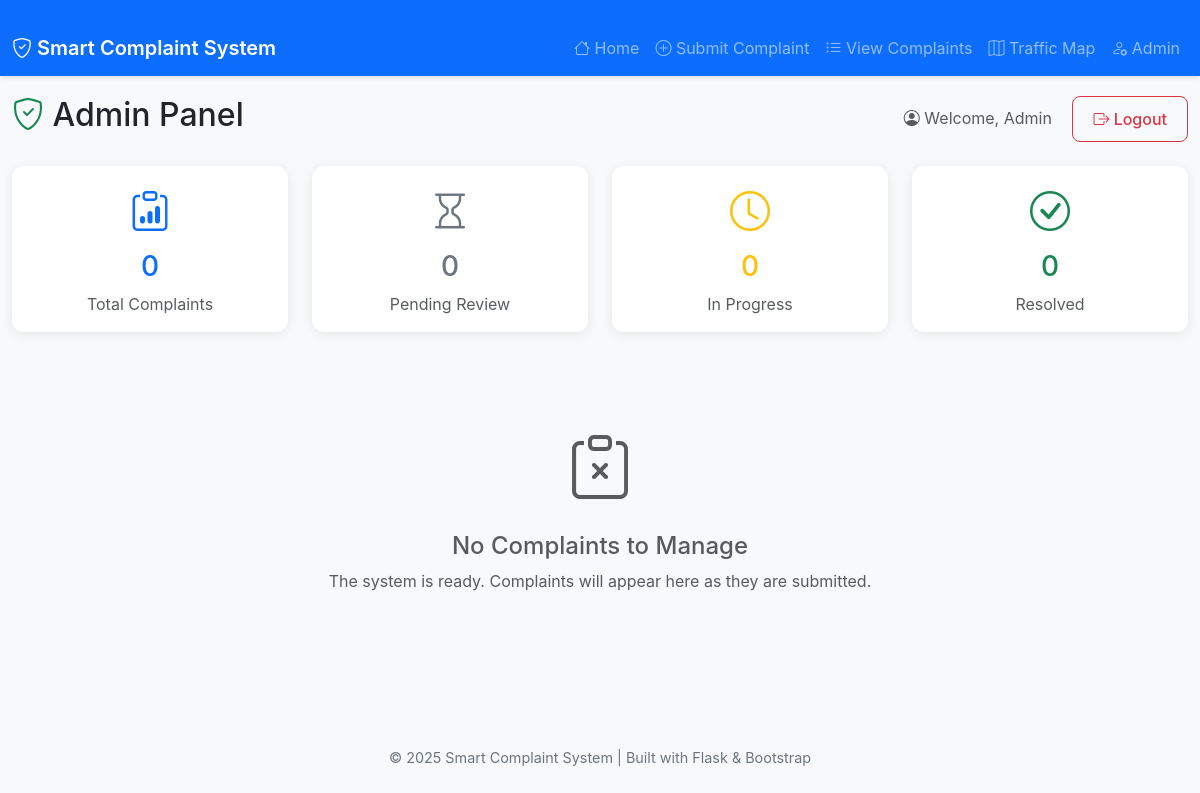
Page /admin/panel (signed in) on the earlier database version.
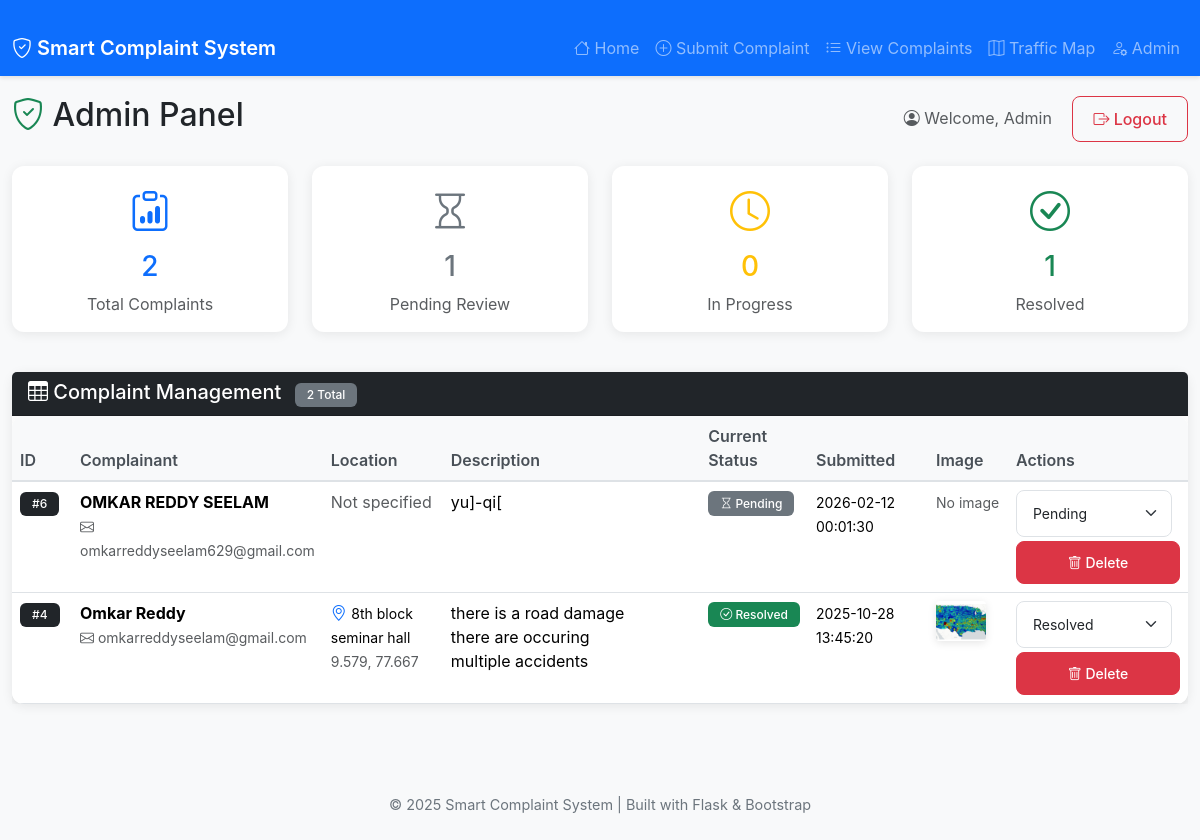
Same page on the later database version.
### tables this page shows
CREATE TABLE complaints (
        id INTEGER PRIMARY KEY AUTOINCREMENT,
        name TEXT NOT NULL,
        email TEXT NOT NULL,
        location TEXT,
        latitude REAL,
        longitude REAL,
        description TEXT,
        image TEXT,
        status TEXT DEFAULT 'Pending',
        timestamp TEXT
    );

### app.py (the view)
@app.route('/admin/panel')
def admin_panel():
    if not session.get('admin_logged_in'):
        flash('Please login to access admin panel', 'warning')
        return redirect(url_for('admin_login'))
    conn = get_db_connection()
    complaints = conn.execute('SELECT * FROM complaints ORDER BY timestamp DESC').fetchall()
    conn.close()
    return render_template('admin_panel.html', complaints=complaints)

### app.py (called while the page is built)
def get_db_connection():
    conn = sqlite3.connect(DATABASE)
    conn.row_factory = sqlite3.Row
    return conn

### templates/admin_panel.html (shortened to what the changed rows need)
{% extends 'base.html' %}
{% block content %}
<div class="d-flex justify-content-between align-items-center mb-4">
    <h2><i class="bi bi-shield-check text-success"></i> Admin Panel</h2>
</div>
<div class="row mb-4">
    {% set total_count = complaints|length %}
    {% set pending_count = complaints|selectattr("status", "equalto", "Pending")|list|length %}
    {% set progress_count = complaints|selectattr("status", "equalto", "In Progress")|list|length %}
    {% set resolved_count = complaints|selectattr("status", "equalto", "Resolved")|list|length %}
    <div class="col-xl-3 col-md-6 mb-3">
        <div class="card border-primary">
            <div class="card-body text-center">
                <i class="bi bi-clipboard-data text-primary fs-1"></i>
                <h3 class="text-primary mt-2">{{ total_count }}</h3>
                <p class="text-muted mb-0">Total Complaints</p>
            </div>
        </div>
    </div>
    <div class="col-xl-3 col-md-6 mb-3">
        <div class="card border-secondary">
            <div class="card-body text-center">
                <i class="bi bi-hourglass text-secondary fs-1"></i>
                <h3 class="text-secondary mt-2">{{ pending_count }}</h3>
                <p class="text-muted mb-0">Pending Review</p>
            </div>
        </div>
    </div>
    <div class="col-xl-3 col-md-6 mb-3">
        <div class="card border-success">
            <div class="card-body text-center">
                <i class="bi bi-check-circle text-success fs-1"></i>
                <h3 class="text-success mt-2">{{ resolved_count }}</h3>
                <p class="text-muted mb-0">Resolved</p>
            </div>
        </div>
    </div>
</div>
{% if complaints %}
    <div class="card">
        <div class="card-header bg-dark text-white">
            <h5 class="mb-0">
                <i class="bi bi-table"></i> Complaint Management
                <span class="badge bg-secondary ms-2">{{ total_count }} Total</span>
            </h5>
        </div>
        <div class="card-body p-0">
            <div class="table-responsive">
                <table class="table table-hover mb-0">
                    <thead class="table-light">
                        <tr>
                            <th style="width: 60px;">ID</th>
                            <th style="width: 150px;">Complainant</th>
                            <th style="width: 120px;">Location</th>
                            <th>Description</th>
                            <th style="width: 100px;">Current Status</th>
                            <th style="width: 120px;">Submitted</th>
                            <th style="width: 80px;">Image</th>
                            <th style="width: 180px;">Actions</th>
                        </tr>
                    </thead>
                    <tbody>
                    {% for complaint in complaints %}
                        <tr id="row-{{ complaint.id }}">
                            <td>
                                <span class="badge bg-dark">#{{ complaint.id }}</span>
                            </td>
                            <td>
                                <div>
                                    <strong>{{ complaint.name }}</strong><br>
                                    <small class="text-muted">
                                        <i class="bi bi-envelope"></i> {{ complaint.email }}
                                    </small>
                                </div>
                            </td>
                            <td>
                                {% if complaint.location %}
                                    <i class="bi bi-geo-alt text-primary"></i>
                                    <small>{{ complaint.location[:30] }}{% if complaint.location|length > 30 %}...{% endif %}</small>
                                    {% if complaint.latitude and complaint.longitude %}
                                        <br><small class="text-muted">{{ '%.3f'|format(complaint.latitude) }}, {{ '%.3f'|format(complaint.longitude) }}</small>
                                    {% endif %}
                                {% else %}
                                    <span class="text-muted">Not specified</span>
                                {% endif %}
                            </td>
                            <td>
                                <div style="max-width: 200px;">
                                    {{ complaint.description[:80] }}
                                </div>
                            </td>
                            <td>
                                <span id="status-badge-{{ complaint.id }}">
                                    {% if complaint.status == 'Resolved' %}
                                        <span class="badge bg-success">
                                            <i class="bi bi-check-circle"></i> Resolved
                                        </span>
                                    {% elif complaint.status == 'In Progress' %}
                                        <span class="badge bg-warning">
                                            <i class="bi bi-clock"></i> In Progress
                                        </span>
                                    {% else %}
                                        <span class="badge bg-secondary">
                                            <i class="bi bi-hourglass"></i> Pending
                                        </span>
                                    {% endif %}
                                </span>
                            </td>
                            <td>
                                <small>{{ complaint.timestamp }}</small>
                            </td>
                            <td>
                                {% if complaint.image %}
                                    <img src="{{ url_for('static', filename=complaint.image) }}"
                                         class="complaint-image"
                                         style="width: 50px; height: 40px; object-fit: cover; border-radius: 4px; cursor: pointer;"
                                         alt="Complaint Image"
                                         title="Click to enlarge">
                                {% else %}
                                    <span class="text-muted small">No image</span>
                                {% endif %}
                            </td>
                            <td>
                                <form method="POST" action="{{ url_for('update_status', complaint_id=complaint.id) }}" class="d-flex align-items-center mb-1">
                                    <select class="form-select form-select-sm me-2" name="status" onchange="this.form.submit()">
                                        <option value="Pending" {% if complaint.status=='Pending' %}selected{% endif %}>Pending</option>
                                        <option value="Resolved" {% if complaint.status=='Resolved' %}selected{% endif %}>Resolved</option>
                                    </select>
                                </form>
                                <form method="POST" action="{{ url_for('delete_complaint', complaint_id=complaint.id) }}" onsubmit="return confirm('Are you sure you want to delete this complaint?');">
                                    <button type="submit" class="btn btn-sm btn-danger w-100" title="Delete Complaint">
                                        <i class="bi bi-trash"></i> Delete
                                    </button>
                                </form>
                            </td>
                        </tr>
                    {% endfor %}
                    </tbody>
                </table>
            </div>
        </div>
    </div>
{% else %}
    <div class="text-center py-5">
        <i class="bi bi-clipboard-x text-muted" style="font-size: 4rem;"></i>
        <h4 class="text-muted mt-3">No Complaints to Manage</h4>
        <p class="text-muted">The system is ready. Complaints will appear here as they are submitted.</p>
    </div>
{% endif %}
{% endblock %}

Differences in the rows shown:
added complaints: id "6", name "OMKAR REDDY SEELAM", email "omkarreddyseelam629@gmail.com", location "Not specified", description "yu]-qi[", shows "Pending", timestamp "2026-02-12 00:01:30", image "No image", status "Pending"
added complaints: id "4", name "Omkar Reddy", email "omkarreddyseelam@gmail.com", location "8th block seminar hall", latitude "9.579", longitude "77.667", description "there is a road damage there are occuring multiple accidents", shows "Resolved", timestamp "2025-10-28 13:45:20", image (picture), status "Resolved"
Other differences:
{{ total_count }}: "0" → "2"
{{ pending_count }}: "0" → "1"
{{ resolved_count }}: "0" → "1"
{{ total_count }}: (not shown) → "2"
text no longer shown: "No Complaints to Manage The system is ready. Complaints will appear here as they are submitted."
text now shown: "Complaint Management Total ID Complainant Location Description Current Status Submitted Image Actions"
